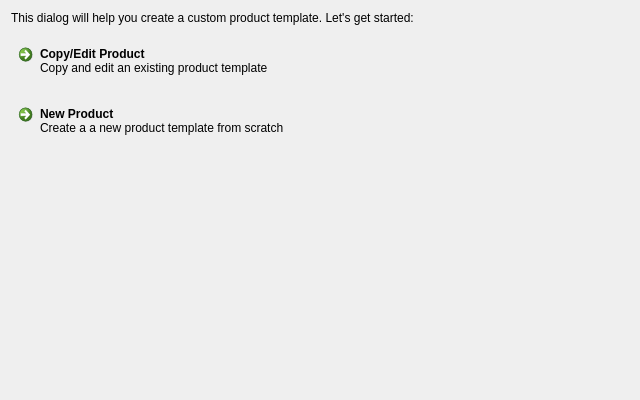
<?xml version="1.0" encoding="UTF-8"?>
<ui version="4.0">
 <class>TemplateDesignerIntroPage</class>
 <widget class="QWidget" name="TemplateDesignerIntroPage">
  <property name="geometry">
   <rect>
    <x>0</x>
    <y>0</y>
    <width>640</width>
    <height>400</height>
   </rect>
  </property>
  <property name="sizePolicy">
   <sizepolicy hsizetype="Minimum" vsizetype="Minimum">
    <horstretch>0</horstretch>
    <verstretch>0</verstretch>
   </sizepolicy>
  </property>
  <property name="minimumSize">
   <size>
    <width>640</width>
    <height>400</height>
   </size>
  </property>
  <property name="windowTitle">
   <string>Form</string>
  </property>
  <layout class="QGridLayout" name="gridLayout">
   <property name="verticalSpacing">
    <number>12</number>
   </property>
   <item row="0" column="0">
    <widget class="QLabel" name="label">
     <property name="text">
      <string>&lt;html&gt;&lt;head/&gt;&lt;body&gt;&lt;p&gt;This dialog will help you create a custom product template. Let's get started:&lt;/p&gt;&lt;/body&gt;&lt;/html&gt;</string>
     </property>
    </widget>
   </item>
   <item row="3" column="0">
    <spacer name="verticalSpacer">
     <property name="orientation">
      <enum>Qt::Vertical</enum>
     </property>
     <property name="sizeHint" stdset="0">
      <size>
       <width>20</width>
       <height>40</height>
      </size>
     </property>
    </spacer>
   </item>
   <item row="1" column="0">
    <widget class="QCommandLinkButton" name="copyButton">
     <property name="text">
      <string>Copy/Edit Product</string>
     </property>
     <property name="description">
      <string>Copy and edit an existing product template</string>
     </property>
    </widget>
   </item>
   <item row="2" column="0">
    <widget class="QCommandLinkButton" name="newButton">
     <property name="text">
      <string>New Product</string>
     </property>
     <property name="description">
      <string>Create a a new product template from scratch</string>
     </property>
    </widget>
   </item>
  </layout>
 </widget>
 <resources/>
 <connections/>
</ui>
